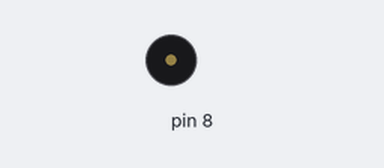
A sketch run on a simulated Arduino Uno, built with avr-gcc and run on an emulated ATmega328P. On the bench: buzzer (waves = sounding). What the sketch prints to the serial monitor is not drawn.

Above: at 0.4 s.
Timing chart, 0 to 3.2 s (numbered marks = the images above):
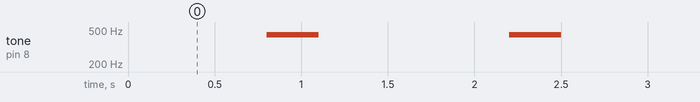

The sketch:

buzzer-uno.ino
```cpp
// Test buzzer : niveau haut simple puis tone() (halo actif sur le buzzer).
void setup() {
  pinMode(8, OUTPUT);
  Serial.begin(115200);
}

void loop() {
  digitalWrite(8, HIGH);           // buzzer actif (niveau haut)
  Serial.println("Buzzer ON");
  delay(400);
  digitalWrite(8, LOW);
  Serial.println("Buzzer OFF");
  delay(400);
  tone(8, 440, 300);               // la 440 Hz pendant 300 ms
  Serial.println("tone(440 Hz)");
  delay(600);
}
```

Measured:
- by itself, tone on pin 8: alternates 440 Hz for 0.30 s and silent for 1.1 s
